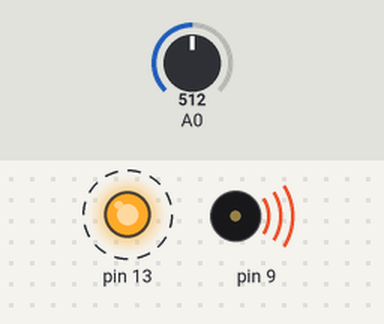
A sketch run on a simulated Arduino Uno, built with avr-gcc and run on an emulated ATmega328P. Shown: output pins drawn as LEDs (lit = HIGH), buzzer (waves = sounding). Dashed ring = blinking. The inputs (shaded band) are chosen by the test bench; at power-on: A0 = 512.

Above: at 0.5 s.
Timing chart, 0 to 3.5 s (numbered marks = the images above):
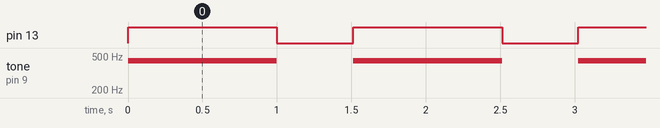

Measured:
- by itself, pin 13: alternates HIGH for 1.0 s and LOW for 0.51 s
- by itself, tone on pin 9: alternates 440 Hz for 1.0 s and silent for 0.51 s

The sketch:

tch_feb6a_group1LEDBuzzerandpotentiomete_copy_20250206153619.ino
```cpp
void setup() {
pinMode(13,OUTPUT);
}

void loop() {
//int botton=digitalRead(2);
digitalWrite(13,HIGH);
int dial = analogRead(0);
tone(9,440);
delay(1000);
digitalWrite(13,LOW);
noTone(9);
delay(dial);
}
```
